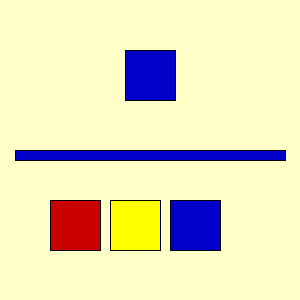
Frame 1 (no input)
Frame 60 (the mouse pressed at the canvas centre just before this capture): identical to frame 1, image omitted
Frame 120 (the mouse held since frame 60 and released just before this capture): identical to frame 1, image omitted

The Processing sketch that drew this single still picture (run headless with seeded random() and noise(); from frame 60 on, the mouse is pressed at the canvas centre):

// Processing sketch: processing_127968
// ── processing_127968.pde

color red=color(200,0,0);
color yellow=color(255,255,0);
color blue=color(0,0,200);
color selected=blue;
color clicked=blue;
 
void setup(){
    size(300,300);
    background(255,255,200);
}
 
void draw(){
    if(mousePressed){
        if(constrain(mouseY,200,250)==mouseY){
            if(constrain(mouseX,50,100)==mouseX){
                clicked=red;
            }
            if(constrain(mouseX,110,160)==mouseX){
                clicked=yellow;
            }
            if(constrain(mouseX,170,220)==mouseX){
                clicked=blue;
            }
        }
        if(constrain(mouseY,50,100)==mouseY&&constrain(mouseX,125,175)==mouseX){
                selected=clicked;
        }
    }
    fill(red);
    rect(50,200,50,50);
    fill(yellow);
    rect(110,200,50,50);
    fill(blue);
    rect(170,200,50,50);
    fill(selected);
    rect(125,50,50,50);
    fill(clicked);
    rect(15,150,270,10);
    
}
    
